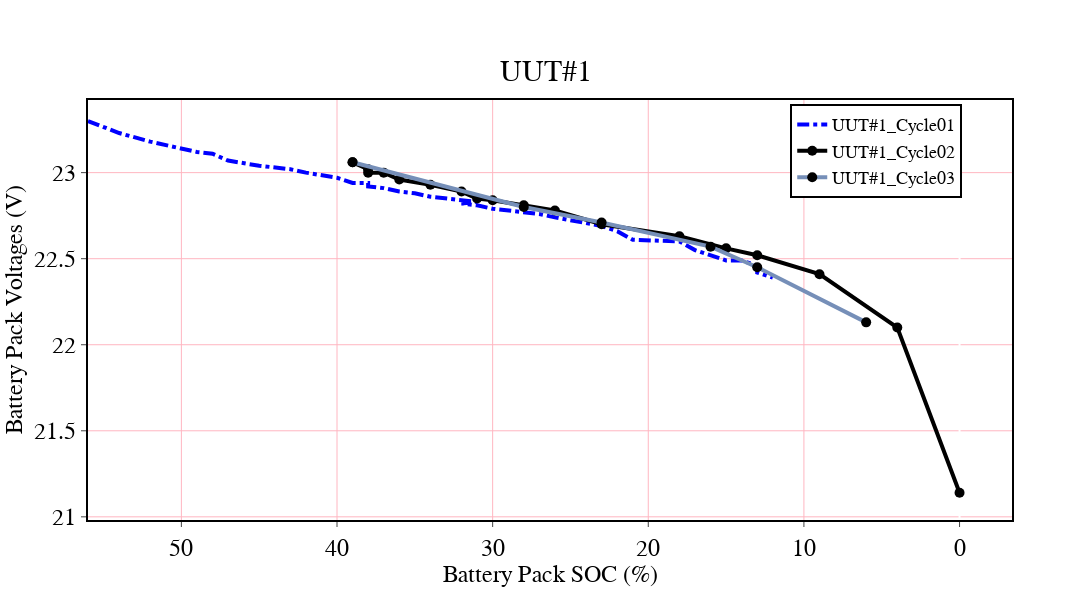

Here is the notebook cell this chart was saved with:
### Markdown cell above
### **UUT 1**

### Code cell
# Plot the 'Battery OCV [V]' with 'Battery SOC [%]' using line plot in plotly
fig = go.Figure()
fig.add_trace(go.Scatter(x=df1['Battery SOC [%]'], y=df1['Battery OCV [V]'], name='UUT#1_Cycle01', line=dict(color='blue', width=4, dash='dashdot'), marker=dict(size=10, color='black', symbol='circle')))
fig.add_trace(go.Scatter(x=df1_2['Battery SOC [%]'], y=df1_2['Battery OCV [V]'], name='UUT#1_Cycle02', line=dict(color='light blue', width=4), marker=dict(size=10, color='black', symbol='circle')))
fig.add_trace(go.Scatter(x=df1_3['Battery SOC [%]'], y=df1_3['Battery OCV [V]'], name='UUT#1_Cycle03', line=dict(color='#768fb8', width=4), marker=dict(size=10, color='black', symbol='circle')))

# flip the x and y axis
fig.update_layout(xaxis=dict(autorange="reversed"))
fig.update_layout(title='UUT#1', xaxis_title='Cycle No', yaxis_title='Capacity')
# add description below the title as subtitle
fig.update_layout(title={'y': 0.9, 'x': 0.5, 'xanchor': 'center', 'yanchor': 'top'})
# add axis line and ticks
fig.update_xaxes(showline=True, linewidth=2, linecolor='black', mirror=True, ticks="outside")
fig.update_yaxes(showline=True, linewidth=2, linecolor='black', mirror=True, ticks="outside")
# Make x labels larger, and Times New Roman
fig.update_xaxes(title_text="Battery Pack SOC (%)", title_font=dict(size=24, family='Times New Roman', color='black'), title_standoff=25)
# Make y labels larger, and Times New Roman
fig.update_yaxes(title_text="Battery Pack Voltages (V) ", title_font=dict(size=24, family='Times New Roman', color='black'), title_standoff=25)
# change the legend font size and font family
fig.update_layout(legend=dict(font=dict(size=18, family='Times New Roman', color='black')))
# make background white
fig.update_layout(plot_bgcolor='white')
# Move x-label and y-label to the center
fig.update_layout(xaxis=dict(title=dict(standoff=5)), yaxis=dict(title=dict(standoff=5)))
# Icncrease x-axis and y-axis tick font size and font family
fig.update_xaxes(tickfont=dict(size=24, family='Times New Roman', color='black'))
fig.update_yaxes(tickfont=dict(size=24, family='Times New Roman', color='black'))
# add grid
fig.update_layout(xaxis=dict(showgrid=True, gridwidth=1, gridcolor='LightPink'), yaxis=dict(showgrid=True, gridwidth=1, gridcolor='LightPink'))
# add figure size
fig.update_layout(width=1200, height=600)
# keep the legend inside the plot area
fig.update_layout(legend=dict(x=0.76, y=0.99))
# Make title larger, and Times New Roman and center
fig.update_layout(title=dict(font=dict(size=30, family='Times New Roman', color='black'), x=0.5, xanchor='center'))
# add box around the legend
fig.update_layout(legend=dict(bordercolor='black', borderwidth=2))
fig.show()

### Figure 1 — Plotly figure (JSON) as saved in the notebook; plotly's stock layout.template omitted (floating-point values rounded to 4 significant figures)
{"data": [{"line": {"color": "blue", "dash": "dashdot", "width": 4}, "marker": {"color": "black", "size": 10, "symbol": "circle"}, "name": "UUT#1_Cycle01", "type": "scatter", "x": [56, 54, 52, 49, 48, 47, 45, 43, 42, 40, 39, 38, 38, 37, 36, 35, 34, 33, 31, 32, 31, 30, 27, 26, 24, 23, 22, 21, 18, 17, 15, 14, 13, 13, 12], "y": [23.3, 23.23, 23.18, 23.12, 23.11, 23.07, 23.04, 23.02, 23, 22.97, 22.94, 22.94, 22.92, 22.91, 22.89, 22.88, 22.86, 22.85, 22.83, 22.82, 22.81, 22.79, 22.76, 22.74, 22.71, 22.69, 22.66, 22.61, 22.6, 22.55, 22.49, 22.49, 22.46, 22.42, 22.39]}, {"line": {"color": "light blue", "width": 4}, "marker": {"color": "black", "size": 10, "symbol": "circle"}, "name": "UUT#1_Cycle02", "type": "scatter", "x": [39, 38, 38, 37, 36, 34, 32, 31, 30, 28, 26, 23, 18, 15, 13, 9, 4, 0], "y": [23.06, 23.02, 23, 23, 22.96, 22.93, 22.89, 22.85, 22.84, 22.81, 22.78, 22.7, 22.63, 22.56, 22.52, 22.41, 22.1, 21.14]}, {"line": {"color": "#768fb8", "width": 4}, "marker": {"color": "black", "size": 10, "symbol": "circle"}, "name": "UUT#1_Cycle03", "type": "scatter", "x": [39, 28, 23, 16, 13, 6], "y": [23.06, 22.8, 22.71, 22.57, 22.45, 22.13]}], "layout": {"height": 600, "legend": {"bordercolor": "black", "borderwidth": 2, "font": {"color": "black", "family": "Times New Roman", "size": 18}, "x": 0.76, "y": 0.99}, "plot_bgcolor": "white", "title": {"font": {"color": "black", "family": "Times New Roman", "size": 30}, "text": "UUT#1", "x": 0.5, "xanchor": "center", "y": 0.9, "yanchor": "top"}, "width": 1200, "xaxis": {"autorange": "reversed", "gridcolor": "LightPink", "gridwidth": 1, "linecolor": "black", "linewidth": 2, "mirror": true, "showgrid": true, "showline": true, "tickfont": {"color": "black", "family": "Times New Roman", "size": 24}, "ticks": "outside", "title": {"font": {"color": "black", "family": "Times New Roman", "size": 24}, "standoff": 5, "text": "Battery Pack SOC (%)"}}, "yaxis": {"gridcolor": "LightPink", "gridwidth": 1, "linecolor": "black", "linewidth": 2, "mirror": true, "showgrid": true, "showline": true, "tickfont": {"color": "black", "family": "Times New Roman", "size": 24}, "ticks": "outside", "title": {"font": {"color": "black", "family": "Times New Roman", "size": 24}, "standoff": 5, "text": "Battery Pack Voltages (V) "}}}}
